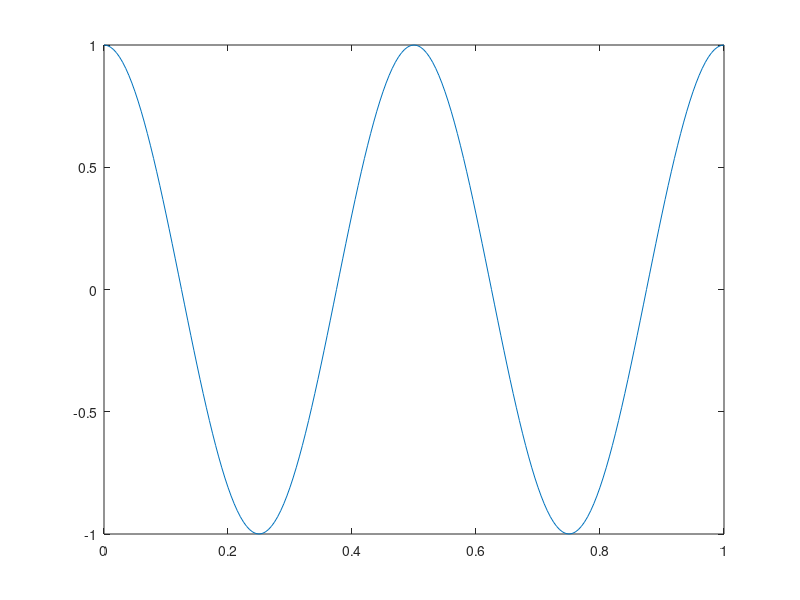
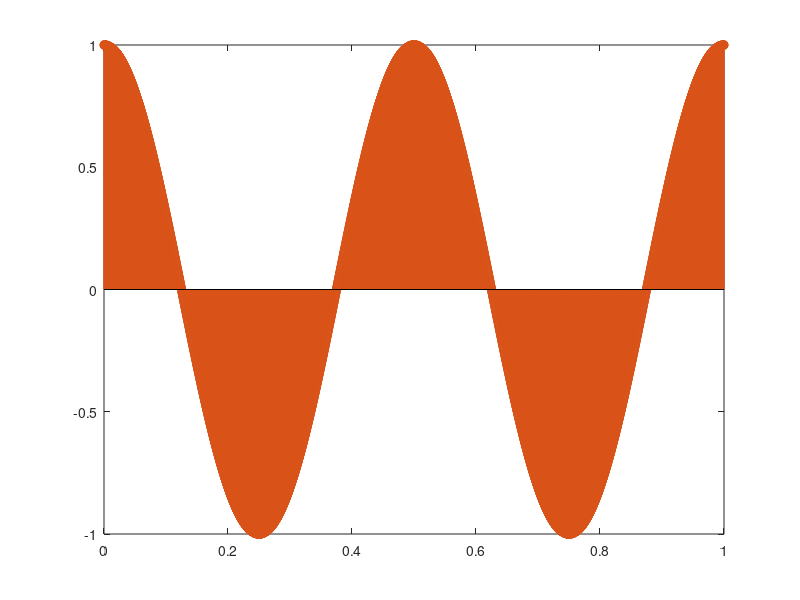

MATLAB code for these plots, in order: (Note: this script raises an error after producing the figures.)
%% Generate the sine wave with Amplitude=1 V and Freq=2 Hz
fm=2;                             %%Frequency of sinusoid
t=0:1/(100*fm):2/fm;              %%time index with two cycles
input_signal=cos(2*pi*fm*t);
figure
plot(t,input_signal)
 
%%sampling the input signal at fs=4000 Hz
fs=4e3;                           %% sampling rate
ts=0:1/fs:2/fm;                   %%time index
sampled_signal=cos(2*pi*fm*ts);
 
figure
plot(t,input_signal);             %%plotting the input signal
hold on;
stem(ts,sampled_signal);          %%plotting the generated signal

%%Quantization process
compressed_signal=compand(sampled_signal,255,1,'mu/compressor'); 

%%converting the quantized signal to binary
object=fi(compressed_signal,1,16,14);
binary_bits=object.bin                       %%binary representation sequence

%%mean square error calculations
N=length(sampled_signal);
sum=0;
for i=1:length(input_signal)
    sum=sum+(1/N)*((quantized_signal(i)-sampled_signal(i)).^2);
end
MSE=sum                %%mean square error


